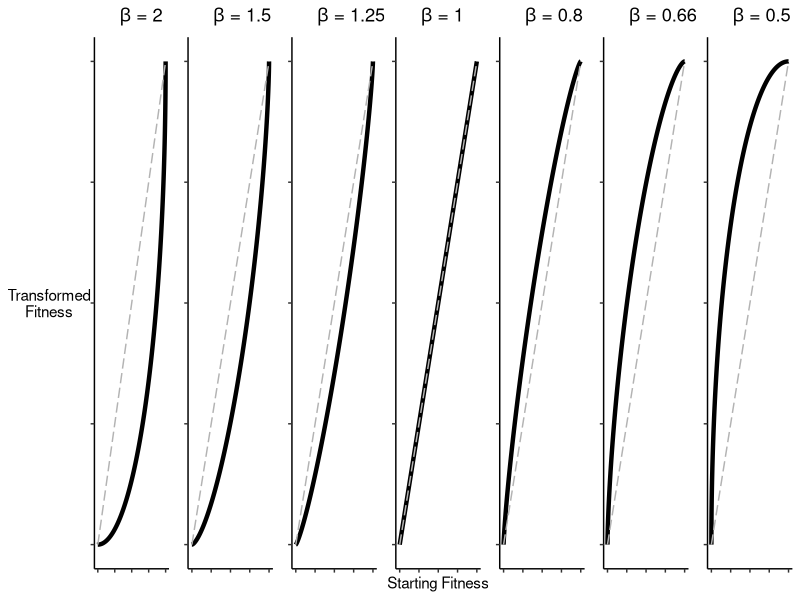

Write the R code that produced this figure.
library(ggplot2)
library(gridExtra)
x <- seq(0,1,0.0001)

d <- data.frame(x=x,
                y=x,
                y1=1-(1-x^2)^0.5,
                y2=(1-((1-x)^2))^0.5,
                y3=1-(1-x^1.5)^0.667,
                y4=(1-((1-x)^1.5))^0.667,
                y5=1-(1-x^1.25)^0.8,
                y6=(1-((1-x)^1.25))^0.8)

p <- ggplot(data=d)+ #geom_line(aes(x=x,y=y ),lty=5,color="grey70") +
#                geom_line(aes(x=x,y=y1),color="grey50") +
#                geom_line(aes(x=x,y=y2),color="grey50") +
#                geom_line(aes(x=x,y=y3),color="grey50") +
#                geom_line(aes(x=x,y=y4),color="grey50") +
#                geom_line(aes(x=x,y=y5),color="grey50") +
#                geom_line(aes(x=x,y=y6),color="grey50") +
                theme_classic() + xlab("") +theme(
                  axis.text.x=element_blank(),
                  axis.text.y=element_blank(),
                  axis.title.y=element_blank()
                )
p1 <- p + geom_line(aes(x=x,y=y1),size=1.5,color="black") + geom_line(aes(x=x,y=y ),lty=5,color="grey70") + ggtitle(expression(paste("     ",beta," = 2")))+ theme(axis.title.y = element_text()) + ylab("Transformed\nFitness")
p2 <- p + geom_line(aes(x=x,y=y3),size=1.5,color="black") + geom_line(aes(x=x,y=y ),lty=5,color="grey70") + ggtitle(expression(paste("     ",beta," = 1.5")))
p3 <- p + geom_line(aes(x=x,y=y5),size=1.5,color="black") + geom_line(aes(x=x,y=y ),lty=5,color="grey70") + ggtitle(expression(paste("     ",beta," = 1.25")))
p4 <- p + geom_line(aes(x=x,y=y ),size=1.5,color="black") + geom_line(aes(x=x,y=y ),lty=5,color="grey70") + ggtitle(expression(paste("     ",beta," = 1")))+ theme(axis.title.x = element_text()) + xlab("Starting Fitness")
p5 <- p + geom_line(aes(x=x,y=y6),size=1.5,color="black") + geom_line(aes(x=x,y=y ),lty=5,color="grey70") + ggtitle(expression(paste("     ",beta," = 0.8")))
p6 <- p + geom_line(aes(x=x,y=y4),size=1.5,color="black") + geom_line(aes(x=x,y=y ),lty=5,color="grey70") + ggtitle(expression(paste("     ",beta," = 0.667")))
p7 <- p + geom_line(aes(x=x,y=y2),size=1.5,color="black") + geom_line(aes(x=x,y=y ),lty=5,color="grey70") + ggtitle(expression(paste("     ",beta," = 0.5"))) 

pdf("/Users/user/Downloads/grid.betas.pdf",width=10,height=1.5)
grid.arrange(p1,p2,p3,p4,p5,p6,p7,nrow=1,widths=c(1.7,1,1,1,1,1,1))
dev.off()

